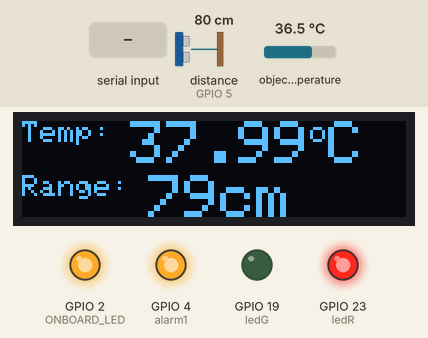
Recording of a sketch running on a simulated ESP32. On the bench: 128×32 one-colour display, output pins drawn as LEDs (lit = HIGH). Wiring (inferred from the names in the program): ultrasonic range finder: trigger GPIO 18; echo GPIO 5. Dashed ring = blinking. Inputs (shaded band) come from the test bench; at power-on: object temperature 36.5 °C, distance to the obstacle (sensor on GPIO 5) 80 cm. The echo pulse lasts 58.3 µs per cm; nothing arrives over Bluetooth unless stated; pins used as bus, display or sensor lines are not drawn; what the sketch prints to the serial monitor is not drawn.

Above: at 3.6 s.
3.7 s: object temperature set to 35.9 °C
At 6.9 s:
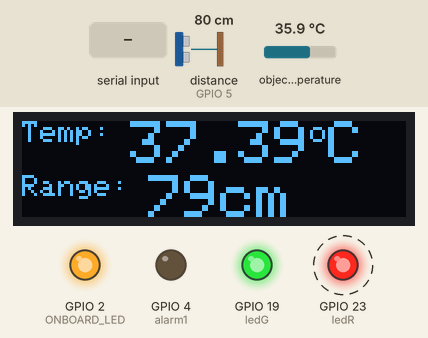
9.6 s: distance to the obstacle (sensor on GPIO 5) set to 2 cm
At 11.7 s:
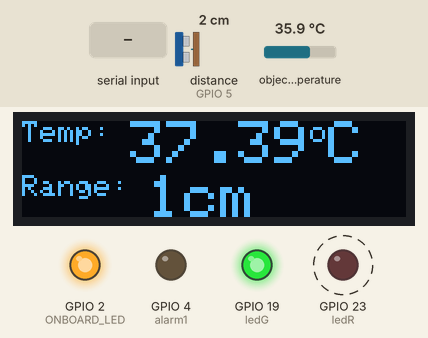
13.7 s: "S0\n" received over the second serial link
At 16.6 s:
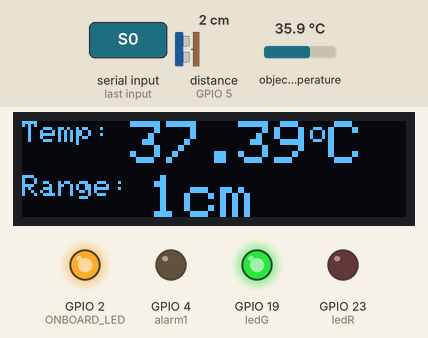
17.8 s: "clear\n" received over the second serial link
At 19.1 s:
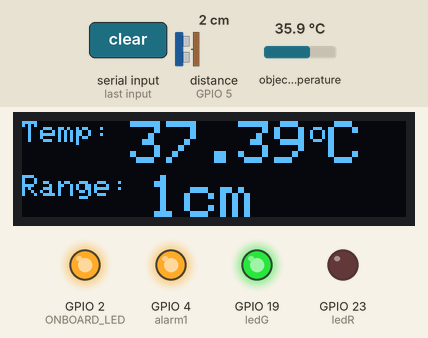
Timing chart, 0 to 20.3 s (numbered marks = the images above; inputs shaded):
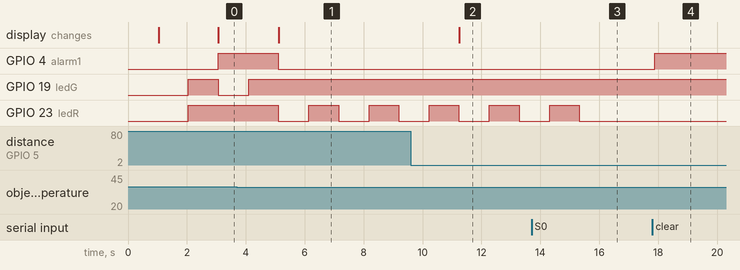

Measured:
- the behaviour switches between 36.1 and 36 °C on object temperature (found by bisection; images 0 and 1)
- after the input at 3.7 s, GPIO 4 (alarm1): HIGH → LOW after 1.4 s; GPIO 19 (ledG): goes on until 4.1 s, then stays HIGH; GPIO 23 (ledR): alternates HIGH for 1.0 s and LOW for 1.0 s, starting after 1.4 s; the display: changes after 1.4 s (image 1)
- after the input at 9.6 s, the display: changes after 1.6 s (image 2)
- after the input at 13.7 s, GPIO 23 (ledR): goes on until 15.3 s, then stays LOW
- after the input at 17.8 s, GPIO 4 (alarm1): LOW → HIGH after 0.08 s

The sketch:

HMXThermometerBluetoothCom.ino
```cpp
// Include libraries
#include <SPI.h>
#include <Wire.h>
#include <Adafruit_GFX.h>
#include <Adafruit_SSD1306.h>
#include <Adafruit_MLX90614.h>
#include "BluetoothSerial.h"
#define ONBOARD_LED 2
#define SCREEN_WIDTH 128 // OLED display width, in pixels
#define SCREEN_HEIGHT 32 // OLED display height, in pixels
// Declaration for an SSD1306 display connected to I2C (SDA, SCL pins)
#define OLED_RESET     4 // Reset pin # (or -1 if sharing Arduino reset pin)
Adafruit_SSD1306 display(SCREEN_WIDTH, SCREEN_HEIGHT, &Wire, OLED_RESET);
Adafruit_MLX90614 mlx = Adafruit_MLX90614();
BluetoothSerial ESP_BT;

String alarm1State;
String result; //result to send via serial comms
float reading; // initial reading
float newReading; //new temp reading
String message = "";
String UIstate = "S1";
const int offlinePin = 34;
const int alarm1 =  4;      // GPIO of the ALARM
const int ledR =  23;      // GPIO of the RED LED
const int ledG = 19;        // GPIO of the GREEN LED

//SR04
const int trigPin = 18;
const int echoPin = 5;
long duration;
int distance;


float mlxhumanTemp()
{
  float hTemp = 1.5 + mlx.readObjectTempC();
  return hTemp;
}


void LCDprint(String temp, String dist)
{
  display.clearDisplay();
  display.setTextSize(1);             // Draw 2X-scale text
  display.setTextColor(SSD1306_WHITE);
  display.setCursor(0, 0);
  display.print("Temp: ");
  display.setTextSize(2);
  display.print(temp);
  display.setTextSize(1);
  display.print("o");
  display.setTextSize(2);
  display.println("C");
  display.setCursor(0, 18);
  display.setTextSize(1);
  display.print("Range: ");
  display.setTextSize(2);
  display.print(dist); display.println("cm");
  display.display();
  delay(1000);
}
void LCDStart()
{
  display.clearDisplay();
  display.setTextColor(SSD1306_WHITE);
  display.setCursor(0, 0);
  display.setTextSize(2);
  display.println("HMXThermal");
  display.setCursor(0, 18);
  display.setTextSize(1);
  display.println("V3 | Build 0408");
  display.display();
  delay(1000);
}

float readTemp() {


  reading = mlxhumanTemp();
  if (reading > 1000)
  {
    reading = mlxhumanTemp();
  }
  digitalWrite(ledR, HIGH);
  digitalWrite(ledG, HIGH);
  for (int i = 0; i < 10; i++)
  {
    newReading = mlxhumanTemp();
    //remove invalid result
    if (newReading < 1000)
    {
      if (reading < newReading)
      {
        reading = newReading;
      }
    }
    delay(100);

  } //end for loop

  if (reading > 37.5)
  {
    digitalWrite(ledR, HIGH);
    digitalWrite(alarm1, HIGH);
    //digitalWrite(ledY, LOW);
    digitalWrite(ledG, LOW);


  }
  else
  {
    digitalWrite(alarm1,LOW);
    digitalWrite(ledR, LOW);
    //digitalWrite(ledY, LOW);
    digitalWrite(ledG, HIGH);
  }
  String serialTemp = "T=";
  serialTemp += reading;
  serialTemp += "*C";
  Serial.println(String(serialTemp));
  //String LCDResult = String(reading) + "*C, " + String(distance) + "cm";
  LCDprint(String(reading), String(distance));
  ESP_BT.println("("+String(reading)+","+String(distance)+")");
  return reading;
}

void doToggle() {

  if (digitalRead(alarm1)) {
    digitalWrite(alarm1, LOW);
  } else {
    digitalWrite(alarm1, HIGH);
  }
}
void resetalarm() {
  digitalWrite(alarm1, LOW);

}

void printMLXReading() {

  Serial.print("Ambient = "); Serial.print(mlx.readAmbientTempC() * 1.0526);
  Serial.print("*C\tObject = "); Serial.print(mlx.readObjectTempC() * 1.0526); Serial.println("*C");
  Serial.print("Ambient = "); Serial.print(mlx.readAmbientTempF() * 1.0526);
  Serial.print("*F\tObject = "); Serial.print(mlx.readObjectTempF() * 1.0526); Serial.println("*F");
  Serial.println();

}


void setup() {
  // initialize the LEDs pins as an output:
  pinMode(trigPin, OUTPUT); // Sets the trigPin as an Output
  pinMode(echoPin, INPUT); // Sets the echoPin as an Input
  pinMode(ledR, OUTPUT);
  pinMode(ledG, OUTPUT);
  pinMode(alarm1, OUTPUT);
  pinMode(ONBOARD_LED, OUTPUT);
  pinMode(offlinePin, INPUT);
  //Initialize serial and wait for port to open:
  Serial.begin(9600);
  delay(1000);

  ESP_BT.begin("HMXThermalSensor"); //Name of your Bluetooth Signal
  Serial.println("HUBMATRIX Contactless Thermometer V3");
  mlx.begin();
  mlx.writeEmissivity(0.9);
  digitalWrite(ONBOARD_LED, HIGH);
  // SSD1306_SWITCHCAPVCC = generate display voltage from 3.3V internally
  if (!display.begin(SSD1306_SWITCHCAPVCC, 0x3C)) { // Address 0x3C for 128x32
    Serial.println(F("SSD1306 allocation failed"));
    for (;;); // Don't proceed, loop forever
  }
  LCDStart();

}

void measureDistance()
{

  // Clears the trigPin
  digitalWrite(trigPin, LOW);
  delayMicroseconds(2);

  // Sets the trigPin on HIGH state for 10 micro seconds
  digitalWrite(trigPin, HIGH);
  delayMicroseconds(10);
  digitalWrite(trigPin, LOW);

  // Reads the echoPin, returns the sound wave travel time in microseconds
  duration = pulseIn(echoPin, HIGH);

  // Calculating the distance
  distance = duration * 0.034 / 2;

  // Prints the distance on the Serial Monitor
  Serial.print("Distance: ");
  Serial.println(distance);

      readTemp();

      if (distance <= 99 && distance > 0)
      {
      }

}

void loop() {

  //Force offline measurement
  /*
  if (digitalRead(offlinePin) == HIGH)
  {
     delay(100);
     if (digitalRead(offlinePin) == HIGH)
     {
        Serial.println("offlinePin=HIGH");
        measureDistance();
        delay(1000);
     }
  } */

  if (UIstate != "S0") {

    measureDistance();
    //delay(500);
  }

  if (ESP_BT.available()){
    char incomingChar = ESP_BT.read();
    if (incomingChar != '\n'){
      message += String(incomingChar);
    }
    else{
      message = "";
    }
    Serial.write(incomingChar);
  }
  // Check received message and control output accordingly
  if (message =="S1"){
    UIstate = "S1";
  }
  else if (message == "clear"){
    doToggle();
  }
  else if (message == "S0"){
    UIstate = "S0";
  }
  delay(20);
}
```
